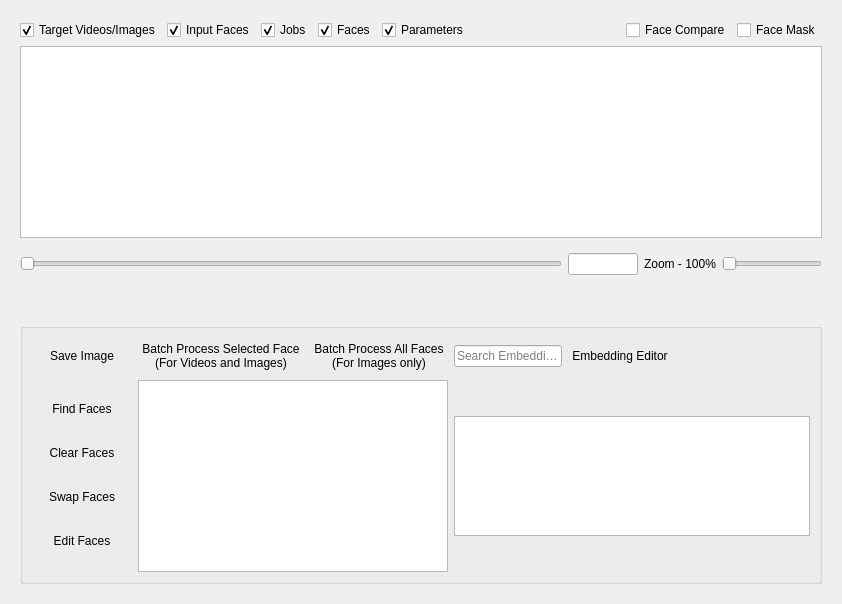
  <widget class="QWidget" name="centralwidget">
   <layout class="QHBoxLayout" name="horizontalLayout">
    <item>
     <widget class="QWidget" name="mediaLayout" native="true">
      <property name="sizePolicy">
       <sizepolicy hsizetype="Expanding" vsizetype="Preferred">
        <horstretch>2</horstretch>
        <verstretch>0</verstretch>
       </sizepolicy>
      </property>
      <layout class="QVBoxLayout" name="verticalLayout">
       <item>
        <layout class="QHBoxLayout" name="panelVisibilityCheckBoxLayout">
         <item>
          <widget class="QCheckBox" name="TargetMediaCheckBox">
           <property name="text">
            <string>Target Videos/Images</string>
           </property>
           <property name="checked">
            <bool>true</bool>
           </property>
          </widget>
         </item>
		 <item>
          <widget class="QCheckBox" name="InputFacesCheckBox">
           <property name="text">
            <string>Input Faces</string>
           </property>
           <property name="checked">
            <bool>true</bool>
           </property>
          </widget>
         </item>
		 <item>
          <widget class="QCheckBox" name="JobsCheckBox">
           <property name="text">
            <string>Jobs</string>
           </property>
           <property name="checked">
            <bool>true</bool>
           </property>
          </widget>
         </item>
         <item>
          <widget class="QCheckBox" name="facesPanelCheckBox">
           <property name="text">
            <string>Faces</string>
           </property>
           <property name="checked">
            <bool>true</bool>
           </property>
          </widget>
         </item>
         <item>
          <widget class="QCheckBox" name="parametersPanelCheckBox">
           <property name="text">
            <string>Parameters</string>
           </property>
           <property name="checked">
            <bool>true</bool>
           </property>
          </widget>
         </item>
         <item>
          <spacer name="horizontalSpacer_8">
           <property name="orientation">
            <enum>Qt::Orientation::Horizontal</enum>
           </property>
           <property name="sizeHint" stdset="0">
            <size>
             <width>20</width>
             <height>20</height>
            </size>
           </property>
          </spacer>
         </item>
         <item>
          <widget class="QCheckBox" name="faceCompareCheckBox">
           <property name="text">
            <string>Face Compare</string>
           </property>
          </widget>
         </item>
         <item>
          <widget class="QCheckBox" name="faceMaskCheckBox">
           <property name="text">
            <string>Face Mask</string>
           </property>
          </widget>
         </item>
        </layout>
       </item>
       <item>
        <widget class="QGraphicsView" name="graphicsViewFrame"/>
       </item>
       <item>
        <layout class="QVBoxLayout" name="verticalLayoutMediaControls">
         <item>
          <layout class="QHBoxLayout" name="horizontalLayoutMediaSlider">
           <item>
            <widget class="QScrollArea" name="timelineScrollArea">
             <property name="sizePolicy">
              <sizepolicy hsizetype="Expanding" vsizetype="Fixed">
               <horstretch>1</horstretch>
               <verstretch>0</verstretch>
              </sizepolicy>
             </property>
             <property name="minimumSize">
              <size>
               <width>0</width>
               <height>40</height>
              </size>
             </property>
             <property name="maximumSize">
              <size>
               <width>16777215</width>
               <height>40</height>
              </size>
             </property>
             <property name="widgetResizable">
              <bool>true</bool>
             </property>
             <property name="frameShape">
              <enum>QFrame::Shape::NoFrame</enum>
             </property>
             <property name="verticalScrollBarPolicy">
              <enum>Qt::ScrollBarPolicy::ScrollBarAlwaysOff</enum>
             </property>
             <widget class="QWidget" name="scrollAreaWidgetContents">
              <layout class="QVBoxLayout" name="verticalLayout_timeline">
               <property name="leftMargin"><number>0</number></property>
               <property name="topMargin"><number>0</number></property>
               <property name="rightMargin"><number>0</number></property>
               <property name="bottomMargin"><number>0</number></property>
               <item>
                <widget class="QSlider" name="videoSeekSlider">
                 <property name="orientation">
                  <enum>Qt::Orientation::Horizontal</enum>
                 </property>
                </widget>
               </item>
              </layout>
             </widget>
            </widget>
           </item>
           <item>
            <widget class="QLineEdit" name="videoSeekLineEdit">
             <property name="sizePolicy">
              <sizepolicy hsizetype="Fixed" vsizetype="Fixed">
               <horstretch>0</horstretch>
               <verstretch>0</verstretch>
              </sizepolicy>
             </property>
             <property name="maximumSize">
              <size>
               <width>70</width>
               <height>16777215</height>
              </size>
             </property>
             <property name="toolTip">
              <string>Frame Number</string>
             </property>
             <property name="clearButtonEnabled">
              <bool>false</bool>
             </property>
            </widget>
           </item>
           <item>
            <widget class="QLabel" name="zoomLabel">
             <property name="sizePolicy">
              <sizepolicy hsizetype="Fixed" vsizetype="Preferred">
               <horstretch>0</horstretch>
               <verstretch>0</verstretch>
              </sizepolicy>
             </property>
             <property name="text">
              <string>Zoom - 100%</string>
             </property>
            </widget>
           </item>
           <item>
            <widget class="QSlider" name="timelineZoomSlider">
             <property name="sizePolicy">
              <sizepolicy hsizetype="Fixed" vsizetype="Fixed">
               <horstretch>0</horstretch>
               <verstretch>0</verstretch>
              </sizepolicy>
             </property>
             <property name="minimumSize">
              <size>
               <width>100</width>
               <height>0</height>
              </size>
             </property>
             <property name="maximumSize">
              <size>
               <width>100</width>
               <height>16777215</height>
              </size>
             </property>
             <property name="orientation">
              <enum>Qt::Orientation::Horizontal</enum>
             </property>
             <property name="toolTip">
              <string>Zoom Timeline</string>
             </property>
            </widget>
           </item>
          </layout>
         </item>
         <item>
          <layout class="QHBoxLayout" name="horizontalLayoutMediaButtons">
           <item>
            <spacer name="horizontalSpacer_7">
             <property name="orientation">
              <enum>Qt::Orientation::Horizontal</enum>
             </property>
             <property name="sizeType">
              <enum>QSizePolicy::Policy::MinimumExpanding</enum>
             </property>
             <property name="sizeHint" stdset="0">
              <size>
               <width>40</width>
               <height>20</height>
              </size>
             </property>
            </spacer>
           </item>
           <item>
            <widget class="QPushButton" name="liveSoundButton">
             <property name="minimumSize">
              <size>
               <width>0</width>
               <height>0</height>
              </size>
             </property>
             <property name="toolTip">
              <string>[Experimental] Toggle Live Sound while the video is playing</string>
             </property>
             <property name="text">
              <string/>
             </property>
             <property name="icon">
              <iconset resource="media.qrc">
               <normaloff>:/media/media/audio_off.png</normaloff>:/media/media/audio_off.png</iconset>
             </property>
             <property name="iconSize">
              <size>
               <width>16</width>
               <height>20</height>
              </size>
             </property>
             <property name="checkable">
              <bool>true</bool>
             </property>
             <property name="flat">
              <bool>true</bool>
             </property>
            </widget>
           </item>
           <item>
            <spacer name="horizontalSpacer">
             <property name="orientation">
              <enum>Qt::Orientation::Horizontal</enum>
             </property>
             <property name="sizeType">
              <enum>QSizePolicy::Policy::MinimumExpanding</enum>
             </property>
             <property name="sizeHint" stdset="0">
              <size>
               <width>40</width>
               <height>20</height>
              </size>
             </property>
            </spacer>
           </item>
           <item>
            <widget class="QPushButton" name="frameRewindButton">
             <property name="sizePolicy">
              <sizepolicy hsizetype="MinimumExpanding" vsizetype="Fixed">
               <horstretch>0</horstretch>
               <verstretch>0</verstretch>
              </sizepolicy>
             </property>
             <property name="maximumSize">
              <size>
               <width>100</width>
               <height>16777215</height>
              </size>
             </property>
             <property name="text">
              <string/>
             </property>
             <property name="icon">
              <iconset resource="media.qrc">
               <normaloff>:/media/media/tl_left_hover.png</normaloff>:/media/media/tl_left_hover.png</iconset>
             </property>
             <property name="flat">
              <bool>true</bool>
             </property>
            </widget>
           </item>
           <item>
            <spacer name="horizontalSpacer_3">
             <property name="orientation">
              <enum>Qt::Orientation::Horizontal</enum>
             </property>
             <property name="sizeType">
              <enum>QSizePolicy::Policy::Minimum</enum>
             </property>
             <property name="sizeHint" stdset="0">
              <size>
               <width>40</width>
               <height>20</height>
              </size>
             </property>
            </spacer>
           </item>
           <item>
            <widget class="QPushButton" name="buttonMediaRecord">
             <property name="text">
              <string/>
             </property>
             <property name="icon">
              <iconset resource="media.qrc">
               <normaloff>:/media/media/rec_off.png</normaloff>:/media/media/rec_off.png</iconset>
             </property>
             <property name="checkable">
              <bool>true</bool>
             </property>
             <property name="flat">
              <bool>true</bool>
             </property>
            </widget>
           </item>
           <item>
            <spacer name="horizontalSpacer_6">
             <property name="orientation">
              <enum>Qt::Orientation::Horizontal</enum>
             </property>
             <property name="sizeType">
              <enum>QSizePolicy::Policy::Minimum</enum>
             </property>
             <property name="sizeHint" stdset="0">
              <size>
               <width>30</width>
               <height>20</height>
              </size>
             </property>
            </spacer>
           </item>
           <item>
            <widget class="QPushButton" name="buttonMediaPlay">
             <property name="sizePolicy">
              <sizepolicy hsizetype="MinimumExpanding" vsizetype="Minimum">
               <horstretch>0</horstretch>
               <verstretch>0</verstretch>
              </sizepolicy>
             </property>
             <property name="maximumSize">
              <size>
               <width>100</width>
               <height>16777215</height>
              </size>
             </property>
             <property name="text">
              <string/>
             </property>
             <property name="icon">
              <iconset resource="media.qrc">
               <normaloff>:/media/media/play_hover.png</normaloff>:/media/media/play_hover.png</iconset>
             </property>
             <property name="checkable">
              <bool>true</bool>
             </property>
             <property name="flat">
              <bool>true</bool>
             </property>
            </widget>
           </item>
           <item>
            <spacer name="horizontalSpacer_4">
             <property name="orientation">
              <enum>Qt::Orientation::Horizontal</enum>
             </property>
             <property name="sizeType">
              <enum>QSizePolicy::Policy::Minimum</enum>
             </property>
             <property name="sizeHint" stdset="0">
              <size>
               <width>40</width>
               <height>20</height>
              </size>
             </property>
            </spacer>
           </item>
           <item>
            <widget class="QPushButton" name="frameAdvanceButton">
             <property name="sizePolicy">
              <sizepolicy hsizetype="MinimumExpanding" vsizetype="Fixed">
               <horstretch>0</horstretch>
               <verstretch>0</verstretch>
              </sizepolicy>
             </property>
             <property name="maximumSize">
              <size>
               <width>100</width>
               <height>16777215</height>
              </size>
             </property>
             <property name="text">
              <string/>
             </property>
             <property name="icon">
              <iconset resource="media.qrc">
               <normaloff>:/media/media/tl_right_hover.png</normaloff>:/media/media/tl_right_hover.png</iconset>
             </property>
             <property name="flat">
              <bool>true</bool>
             </property>
            </widget>
           </item>
           <item>
            <spacer name="horizontalSpacer_2">
             <property name="orientation">
              <enum>Qt::Orientation::Horizontal</enum>
             </property>
             <property name="sizeType">
              <enum>QSizePolicy::Policy::Minimum</enum>
             </property>
             <property name="sizeHint" stdset="0">
              <size>
               <width>40</width>
               <height>20</height>
              </size>
             </property>
            </spacer>
           </item>
           <item>
            <widget class="QPushButton" name="addMarkerButton">
             <property name="toolTip">
              <string>Add Marker</string>
             </property>
             <property name="text">
              <string/>
             </property>
             <property name="icon">
              <iconset resource="media.qrc">
               <normaloff>:/media/media/add_marker_hover.png</normaloff>:/media/media/add_marker_hover.png</iconset>
             </property>
             <property name="flat">
              <bool>true</bool>
             </property>
            </widget>
           </item>
           <item>
            <widget class="QPushButton" name="removeMarkerButton">
             <property name="toolTip">
              <string>Remove Marker</string>
             </property>
             <property name="text">
              <string/>
             </property>
             <property name="icon">
              <iconset resource="media.qrc">
               <normaloff>:/media/media/remove_marker_hover.png</normaloff>:/media/media/remove_marker_hover.png</iconset>
             </property>
             <property name="flat">
              <bool>true</bool>
             </property>
            </widget>
           </item>
           <item>
            <widget class="QPushButton" name="previousMarkerButton">
             <property name="toolTip">
              <string>Move to Previous Marker</string>
             </property>
             <property name="text">
              <string/>
             </property>
             <property name="icon">
              <iconset resource="media.qrc">
               <normaloff>:/media/media/previous_marker_hover.png</normaloff>:/media/media/previous_marker_hover.png</iconset>
             </property>
             <property name="flat">
              <bool>true</bool>
             </property>
            </widget>
           </item>
           <item>
            <widget class="QPushButton" name="nextMarkerButton">
             <property name="toolTip">
              <string>Move to Next Marker</string>
             </property>
             <property name="text">
              <string/>
             </property>
             <property name="icon">
              <iconset resource="media.qrc">
               <normaloff>:/media/media/next_marker_hover.png</normaloff>:/media/media/next_marker_hover.png</iconset>
             </property>
             <property name="flat">
              <bool>true</bool>
             </property>
            </widget>
           </item>
           <item>
            <widget class="QPushButton" name="viewFullScreenButton">
             <property name="toolTip">
              <string>View Fullscreen (F11)</string>
             </property>
             <property name="text">
              <string/>
             </property>
             <property name="icon">
              <iconset resource="media.qrc">
               <normaloff>:/media/media/fullscreen.png</normaloff>:/media/media/fullscreen.png</iconset>
             </property>
             <property name="flat">
              <bool>true</bool>
             </property>
            </widget>
           </item>
		   <item>
		    <widget class="QPushButton" name="theatreModeButton">
		     <property name="toolTip">
			  <string>FullScreen Theatre (T)</string>
		     </property>
		     <property name="text">
			  <string/>
		     </property>
			 <property name="icon">
              <iconset resource="media.qrc">
               <normaloff>:/media/media/theatre_hover.png</normaloff>:/media/media/theatre_hover.png</iconset>
             </property>
             <property name="flat">
              <bool>true</bool>
             </property>
		    </widget>
		   </item>
           <item>
            <spacer name="horizontalSpacer_5">
             <property name="orientation">
              <enum>Qt::Orientation::Horizontal</enum>
             </property>
             <property name="sizeHint" stdset="0">
              <size>
               <width>40</width>
               <height>20</height>
              </size>
             </property>
            </spacer>
           </item>
          </layout>
         </item>
        </layout>
       </item>
       <item>
        <spacer name="verticalSpacer">
         <property name="orientation">
          <enum>Qt::Orientation::Vertical</enum>
         </property>
         <property name="sizeType">
          <enum>QSizePolicy::Policy::Preferred</enum>
         </property>
         <property name="sizeHint" stdset="0">
          <size>
           <width>20</width>
           <height>5</height>
          </size>
         </property>
        </spacer>
       </item>
       <item>
        <widget class="QGroupBox" name="facesPanelGroupBox">
         <property name="sizePolicy">
          <sizepolicy hsizetype="Preferred" vsizetype="Preferred">
           <horstretch>0</horstretch>
           <verstretch>0</verstretch>
          </sizepolicy>
         </property>
         <property name="minimumSize">
          <size>
            <width>0</width>
            <height>220</height>
          </size>
         </property>
         <property name="maximumSize">
          <size>
            <width>16777215</width>
            <height>16777215</height>
          </size>
         </property>
         <property name="autoFillBackground">
          <bool>false</bool>
         </property>
         <property name="flat">
          <bool>true</bool>
         </property>
         <property name="checkable">
          <bool>false</bool>
         </property>
         <layout class="QGridLayout" name="gridLayout_2">
          <item row="1" column="0">
           <widget class="QWidget" name="facesButtonsWidget" native="true">
            <property name="sizePolicy">
             <sizepolicy hsizetype="Minimum" vsizetype="Expanding">
              <horstretch>0</horstretch>
              <verstretch>0</verstretch>
             </sizepolicy>
            </property>
            <layout class="QVBoxLayout" name="verticalLayout_8">
             <property name="spacing">
              <number>0</number>
             </property>
             <property name="leftMargin">
              <number>0</number>
             </property>
             <property name="topMargin">
              <number>0</number>
             </property>
             <property name="rightMargin">
              <number>0</number>
             </property>
             <property name="bottomMargin">
              <number>0</number>
             </property>
             <item>
              <widget class="QWidget" name="verticalWidget" native="true">
               <layout class="QVBoxLayout" name="controlButtonsLayout">
                 <property name="spacing">
                  <number>8</number>
                 </property>
                 <property name="leftMargin">
                  <number>0</number>
                 </property>
                 <property name="topMargin">
                  <number>4</number>
                 </property>
                 <property name="rightMargin">
                  <number>0</number>
                 </property>
                 <property name="bottomMargin">
                  <number>4</number>
                 </property>
                 <item>
                  <widget class="QPushButton" name="findTargetFacesButton">
                   <property name="minimumSize">
                    <size>
                     <width>100</width>
                     <height>0</height>
                    </size>
                   </property>
                  <property name="text">
                   <string>Find Faces</string>
                  </property>
                  <property name="checkable">
                   <bool>false</bool>
                  </property>
                  <property name="flat">
                   <bool>true</bool>
                  </property>
                 </widget>
                </item>
                <item>
                  <widget class="QPushButton" name="clearTargetFacesButton">
                   <property name="text">
                    <string>Clear Faces</string>
                   </property>
                  <property name="checkable">
                   <bool>false</bool>
                  </property>
                  <property name="flat">
                   <bool>true</bool>
                  </property>
                 </widget>
                </item>
                <item>
                  <widget class="QPushButton" name="swapfacesButton">
                   <property name="text">
                    <string>Swap Faces</string>
                   </property>
                  <property name="checkable">
                   <bool>true</bool>
                  </property>
                  <property name="flat">
                   <bool>true</bool>
                  </property>
                 </widget>
                </item>
                <item>
                  <widget class="QPushButton" name="editFacesButton">
                   <property name="text">
                    <string>Edit Faces</string>
                   </property>
                  <property name="checkable">
                   <bool>true</bool>
                  </property>
                  <property name="default">
                   <bool>false</bool>
                  </property>
                  <property name="flat">
                   <bool>true</bool>
                  </property>
                 </widget>
                 </item>
                </layout>
               </widget>
              </item>
            </layout>
           </widget>
          </item>
          <item row="1" column="2">
           <widget class="QListWidget" name="inputEmbeddingsList">
            <property name="sizePolicy">
             <sizepolicy hsizetype="Expanding" vsizetype="Fixed">
              <horstretch>4</horstretch>
              <verstretch>0</verstretch>
             </sizepolicy>
            </property>
            <property name="minimumSize">
             <size>
              <width>320</width>
              <height>120</height>
             </size>
            </property>
            <property name="maximumSize">
             <size>
              <width>16777215</width>
              <height>120</height>
             </size>
            </property>
            <property name="toolTip">
             <string>Saved Embedding</string>
            </property>
            <property name="verticalScrollBarPolicy">
             <enum>Qt::ScrollBarPolicy::ScrollBarAlwaysOff</enum>
            </property>
            <property name="horizontalScrollBarPolicy">
             <enum>Qt::ScrollBarPolicy::ScrollBarAsNeeded</enum>
            </property>
            <property name="autoScroll">
             <bool>false</bool>
            </property>
            <property name="movement">
             <enum>QListView::Movement::Static</enum>
            </property>
            <property name="layoutMode">
             <enum>QListView::LayoutMode::Batched</enum>
            </property>
            <property name="spacing">
             <number>4</number>
            </property>
            <property name="viewMode">
             <enum>QListView::ViewMode::IconMode</enum>
            </property>
            <property name="uniformItemSizes">
             <bool>true</bool>
            </property>
            <property name="wrapping" stdset="0">
             <bool>true</bool>
            </property>
           </widget>
          </item>
          <item row="0" column="0">
           <layout class="QHBoxLayout" name="horizontalLayout_4">
            <item>
             <widget class="QPushButton" name="saveImageButton">
              <property name="text">
               <string>Save Image</string>
              </property>
              <property name="flat">
               <bool>true</bool>
              </property>
             </widget>
            </item>
           </layout>
          </item>
		  <item row="0" column="1">
           <layout class="QHBoxLayout" name="batchLayout_1">
            <item>
             <widget class="QPushButton" name="batchImageButton">
              <property name="toolTip">
               <string>Processes the currently selected face across the entire target video or image.</string>
              </property>
              <property name="text">
               <string>Batch Process Selected Face&#xA;(For Videos and Images)</string>
              </property>
              <property name="flat">
               <bool>true</bool>
              </property>
             </widget>
            </item>
			<item>
             <widget class="QPushButton" name="batchallImageButton">
              <property name="toolTip">
               <string>Processes all found faces. This feature is only available for target images, not videos.</string>
              </property>
              <property name="text">
               <string>Batch Process All Faces&#xA;(For Images only)</string>
              </property>
              <property name="flat">
               <bool>true</bool>
              </property>
             </widget>
            </item>
           </layout>
          </item>
          <item row="0" column="2">
           <layout class="QHBoxLayout" name="horizontalLayout_3">
            <item>
             <widget class="QLineEdit" name="inputEmbeddingsSearchBox">
              <property name="placeholderText">
               <string>Search Embeddings</string>
              </property>
             </widget>
            </item>
			<item>
             <widget class="QPushButton" name="openEditorButton">
              <property name="toolTip">
               <string>Open Embedding Editor</string>
              </property>
              <property name="text">
               <string>Embedding Editor</string>
              </property>
              <property name="checkable">
                <bool>false</bool>
              </property>
              <property name="flat">
               <bool>true</bool>
              </property>
             </widget>
            </item>
            <item>
             <widget class="QPushButton" name="openEmbeddingButton">
              <property name="toolTip">
               <string>Open Embedding File</string>
              </property>
              <property name="text">
               <string/>
              </property>
              <property name="icon">
               <iconset resource="media.qrc">
                <normaloff>:/media/media/open_file.png</normaloff>:/media/media/open_file.png</iconset>
              </property>
              <property name="flat">
               <bool>true</bool>
              </property>
             </widget>
            </item>
            <item>
             <widget class="QPushButton" name="saveEmbeddingButton">
              <property name="toolTip">
               <string>Save all embeddings to the current file</string>
              </property>
              <property name="text">
               <string/>
              </property>
              <property name="icon">
               <iconset resource="media.qrc">
                <normaloff>:/media/media/save_file.png</normaloff>:/media/media/save_file.png</iconset>
              </property>
              <property name="flat">
               <bool>true</bool>
              </property>
             </widget>
            </item>
            <item>
             <widget class="QPushButton" name="saveEmbeddingAsButton">
              <property name="toolTip">
               <string>Save Embedding As</string>
              </property>
              <property name="text">
               <string/>
              </property>
              <property name="icon">
               <iconset resource="media.qrc">
                <normaloff>:/media/media/save_file_as.png</normaloff>:/media/media/save_file_as.png</iconset>
              </property>
              <property name="flat">
               <bool>true</bool>
              </property>
             </widget>
            </item>
           </layout>
          </item>
          <item row="1" column="1">
           <widget class="QListWidget" name="targetFacesList">
            <property name="autoFillBackground">
             <bool>true</bool>
            </property>
            <property name="autoScroll">
             <bool>false</bool>
            </property>
           </widget>
          </item>
         </layout>
        </widget>
       </item>
      </layout>
     </widget>
    </item>
   </layout>
  </widget>
